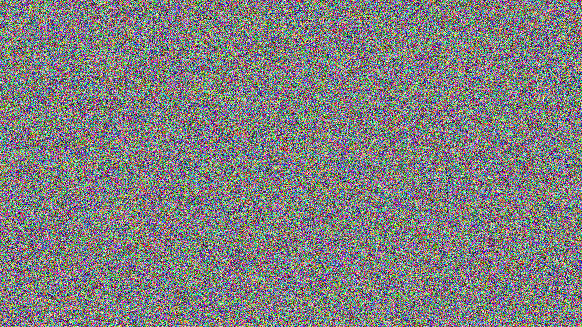
#> input picture general/xor/lemur/lemur.png, 582 x 327 px
$ python crack.py
#> lines starting #> are read from the running program, lines starting #| are printed output that depends on the picture
from PIL import Image, ImageChops

im1 = Image.open('lemur.png')
#> im1 is the input picture: PIL image 582x327 RGB; mean R, G, B 127.6, 127.3, 127.7
im2 = Image.open('flag.png')
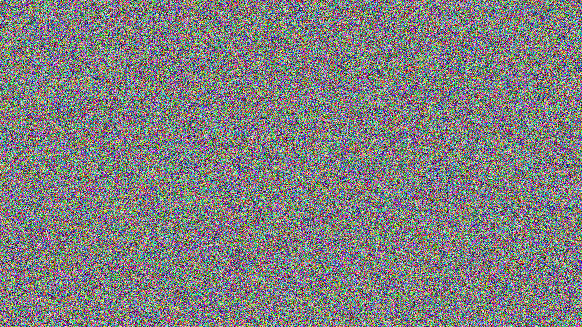
#> input picture general/xor/lemur/flag.png, 582 x 327 px
#> im2 is the input picture: PIL image 582x327 RGB; mean R, G, B 127.6, 127.5, 127.6

im3 = ImageChops.add(ImageChops.subtract(im1, im1), ImageChops.subtract(im1, im2))
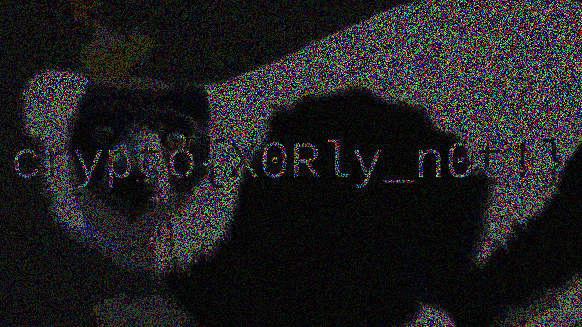
#> im3: PIL image 582x327 RGB; mean R, G, B 29.8, 29.7, 29.9
im3.save("img.png")
# with open("res.png", "wb") as f:
#     f.write(res)
